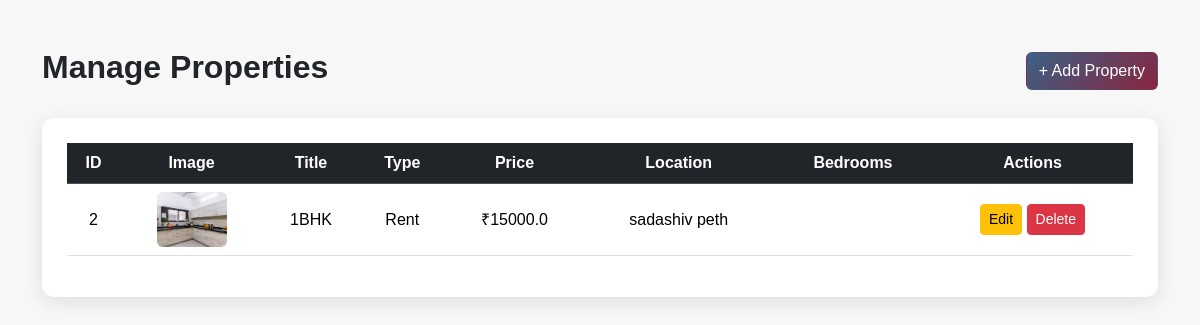
The page /admin/properties (signed in) on the database its author committed.
### tables this page shows
CREATE TABLE properties(
property_id INTEGER PRIMARY KEY AUTOINCREMENT,
title TEXT NOT NULL,
type TEXT NOT NULL,
price REAL NOT NULL,
location TEXT NOT NULL,
bedroom INTEGER NOT NULL,
bathrooms INTEGER NOT NULL,
area INTEGER NOT NULL,
description TEXT NOT NULL,
created_at TEXT DEFAULT CURRENT_TIMESTAMP,
updated_at TEXT DEFAULT CURRENT_TIMESTAMP,
is_available INTEGER DEFAULT 1
);

### app.py (the view)
@app.route("/admin/properties")
@admin_required
def admin_properties():
    db = get_db()
    properties = db.execute("""
    select p.*,(select image_url from property_images where property_id = p.property_id limit 1) AS image_url from properties p ORDER BY created_at DESC""").fetchall()
    return render_template("admin_properties.html",properties=properties)

### app.py (called while the page is built)
def admin_required(f):
    @wraps(f)
    def wrapper(*args,**kwargs):
        if "admin_id" not in session:
            return redirect(url_for("admin_login"))
        return f(*args,**kwargs)
    return wrapper

### database_config.py (called while the page is built)
def get_db():
    con = sqlite3.connect(Database_Name)
    con.row_factory = sqlite3.Row
    con.execute("PRAGMA foreign_keys = ON")
    return con

### templates/admin_properties.html (shortened to what this page needs)
<!DOCTYPE html>
<html lang="en">
<head>
    <link href="https://cdn.jsdelivr.net/npm/bootstrap@5.3.3/dist/css/bootstrap.min.css" rel="stylesheet">
</head>
<body>
<div class="container mt-5">
    <div class="d-flex justify-content-between align-items-center mb-4">
        <h2 class="page-title">Manage Properties</h2>
        <a href="/admin/properties/add-page" class="btn btn-add">+ Add Property</a>
    </div>
    <div class="table-container">
        <table class="table table-hover align-middle text-center">
            <thead class="table-dark">
                <tr>
                    <th>ID</th>
                    <th>Image</th>
                    <th>Title</th>
                    <th>Type</th>
                    <th>Price</th>
                    <th>Location</th>
                    <th>Bedrooms</th>
                    <th>Actions</th>
                </tr>
            </thead>
            <tbody>
                {% for p in properties %}
                <tr>
                    <td>{{ p.property_id }}</td>
                    <td>
                        {% if p.image_url %}
                        <img src="{{ p.image_url }}" class="property-img">
                        {% else %}
                        <span class="text-muted">No Image</span>
                        {% endif %}
                    </td>
                    <td>{{ p.title }}</td>
                    <td>{{ p.type }}</td>
                    <td>₹{{ p.price }}</td>
                    <td>{{ p.location }}</td>
                    <td>{{ p.bedrooms }}</td>
                    <td>
                        <a href="/admin/properties/edit/{{ p.property_id }}" class="btn btn-sm btn-warning">Edit</a>
                        <a href="/admin/properties/delete/{{ p.property_id }}" class="btn btn-sm btn-danger"
                           onclick="return confirm('Are you sure you want to delete this property?');">
                           Delete
                        </a>
                    </td>
                </tr>
                {% endfor %}
            </tbody>
        </table>
    </div>
</div>
</body>
</html>

### templates/admin_properties.html (style rules this page uses)
body { background: #f7f7f7; font-family: 'Poppins', sans-serif; }
.table-container { background: #fff; padding: 25px; border-radius: 12px; box-shadow: 0px 5px 18px rgba(0,0,0,0.1); }
.page-title { font-weight: 600; }
.property-img { width: 70px; height: 55px; object-fit: cover; border-radius: 6px; }
.btn-add { background: linear-gradient(135deg, #3a6186, #89253e); color: #fff; }

### rows shown on the page
properties: property_id "2", title "1BHK", type "Rent", price "15000.0", location "sadashiv peth"
